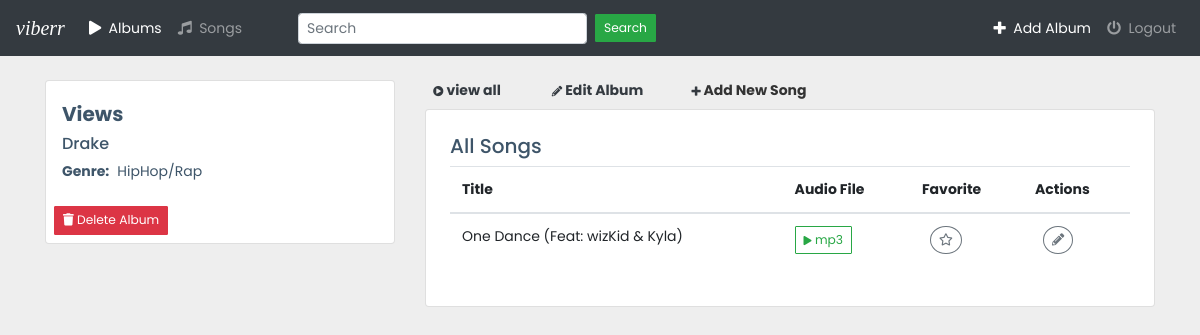
Screenshot of /views with the database file from the repository.
### music/models.py (models this page shows, shortened)
class Album(models.Model):
    artist = models.CharField(max_length=250)
    album_title =models.CharField(max_length=250)
    genre = models.CharField(max_length=100)
    slug =  models.SlugField(unique=True)
    album_logo= models.FileField()

class Song(models.Model):
    album = models.ForeignKey(Album,on_delete=models.CASCADE)
    file_type = models.CharField(max_length=100)
    song_title =models.CharField(max_length=250)
    is_favorite = models.BooleanField(default=False)

### music/views.py (the view)
# urls.py: path("<str:slug>",views.DetailView.as_view(),name="detail"),
class DetailView(generic.DetailView):
    model = Album
    template_name ="music/details.html"

### music/templates/music/details.html (shortened to what this page needs)
{% extends 'music/base.html' %}
{% load static %}
{% block content %}
<div class="container mt-4">
    <div class="row">
        <div class="col-md-4">
            <div class="card">
                <a href="{% url 'music:detail' album.slug %}">
                </a>
                <h5 class="pl-3 font-weight-bold">{{ album.album_title }}</h5>
                <h6 class="pl-3">{{ album.artist }}</h6>
                <div class="d-flex pl-3 pb-3">
                    <strong class="pr-2">Genre:</strong> {{ album.genre }}
                </div>
                    <div class="d-flex p-2">
                        <form action="{% url 'music:deleteAlbum' album.id %}" method="post">
                            <button type="submit" class="btn btn-danger">
                                <span class="fas fa-trash"></span>  Delete Album
                            </button>
                        </form>
                    </div>
                </div>
            </div>
        <div class="col-md-8">
            <div class="d-flex mb-2 font-weight-bold">
                <div class="ml-2">
                    <a href="{% url 'music:index' %}" class="text-dark mr-5">
                        <span class="fas fa-play-circle  fa-xs text-dark"></span>
                        view all
                    </a>
                    <a href="{% url 'music:updateAlbum' album.slug %}" class="text-dark mr-5">
                        <span class="fa fa-pencil-alt fa-xs text-dark"></span>
                        Edit Album
                    </a>
                    <a href="{% url 'music:addSong' %}" class="float-right">
                        <span class="fa fa-plus fa-xs text-dark"></span>
                        Add New Song
                    </a>
                </div>
            </div>
           <div class="card mt-2">
            <div class="card-body p-4">
                <h5>All Songs</h5>
                <table class="table">
                    <thead>
                        <tr>
                            <th>Title</th>
                            <th>Audio File</th>
                            <th>Favorite</th>
                            <th>Actions</th>
                        </tr>
                    </thead>
                    <tbody>
                        {% if album.song_set.all %}
                        {% for song in album.song_set.all %}
                        <tr>
                            <td>{{ song.song_title }}</td>
                            <td>
                                <button type="button" class="btn btn-outline-success">
                                    <i class="fa fa-play fa-xs"></i>
                                    {{ song.file_type }}
                                </button>
                            </td>
                            <td>
                                <form action="{% url 'music:favorite' album.id %}" method="post">
                                        {% if song.is_favorite == False %}
                                            <button type="submit" class="btn btn-outline-secondary btn-sm ml-2 rounded-circle">
                                                <span class="far fa-star"></span>
                                            </button>
                                        {% else %}
                                            <button type="submit" class="btn btn-secondary btn-sm ml-2 rounded-circle favorite">
                                                <span class="fa fa-star"></span>
                                            </button>
                                        {% endif %}
                                </form>
                            </td>
                            <td>
                                <a href="{% url 'music:updateSong' song.id %}" class="btn btn-outline-secondary btn-sm ml-2 rounded-circle">
                                    <span class="fas fa-pencil-alt"></span>
                                </a>
                            </td>
                        </tr>
                        {% endfor %}
                        {% else %}
                            <h6 class="text-danger">There Are No Songs Available.</h6>
                        {% endif %}
                    </tbody>
                </table>
            </div>
           </div>
        </div>
    </div>
</div>
{% endblock %}

### music/static/music/css/style.css (style rules this page uses)
body { margin: 0; font-family: "Poppins", sans-serif; font-size: 0.875rem; font-weight: 400; line-height: 1.5; color: #3e5569; text-align: left; background-color: #eeeeee; }
a { text-decoration: none; color: #333; }
.btn { border-radius: 0px; }
.btn, .btn-sm { padding: 0.25rem 0.5rem; font-size: 0.76563rem; line-height: 1.5; border-radius: 1px; }

### rows the page displays
Album: album_title "Views", artist "Drake", genre "HipHop/Rap"
Song: song_title "One Dance (Feat: wizKid & Kyla)", file_type "mp3", is_favorite False (drawn)
